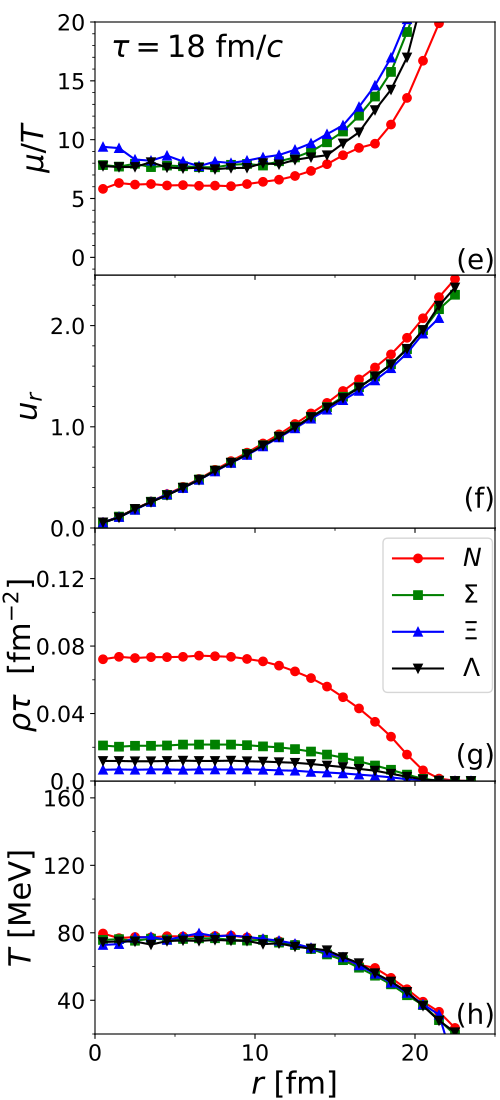

Here is the Python script that generated this plot:
import sys
import os
import matplotlib.pyplot as plt
from matplotlib.lines import Line2D

from pylab import *
from matplotlib import ticker
#from matplotlib.ticker import ScalarFormatter
#sformatter=ScalarFormatter(us0eOffset=True,useMathText=True)
#sformatter.set_scientific(True)
#sformatter.set_powerlimits((-2,3))


tau=18
#tau=int(input('Enter tau: '))
plt.figure(figsize=(5,11))
fig=plt.figure(1)

filename='data/muTvsR_B0_tau'+str(tau)+'.txt'
B0data = np.loadtxt(filename,skiprows=0,unpack=True)
rB0=B0data[0]
NB0=B0data[1]
TB0=B0data[2]
UB0=B0data[3]
muB0=B0data[4]
rhoB0=tau*B0data[5]
UB0_alt=B0data[7]
filename='data/muTvsR_B1_tau'+str(tau)+'.txt'
B1data = np.loadtxt(filename,skiprows=0,unpack=True)
rB1=B1data[0]
NB1=B1data[1]
TB1=B1data[2]
UB1=B1data[3]
muB1=B1data[4]
rhoB1=tau*B1data[5]
UB1_alt=B1data[7]
filename='data/muTvsR_B2_tau'+str(tau)+'.txt'
B2data = np.loadtxt(filename,skiprows=0,unpack=True)
rB2=B2data[0]
NB2=B2data[1]
TB2=B2data[2]
UB2=B2data[3]
muB2=B2data[4]
rhoB2=tau*B2data[5]
UB2_alt=B2data[7]
filename='data/muTvsR_B3_tau'+str(tau)+'.txt'
B3data = np.loadtxt(filename,skiprows=0,unpack=True)
rB3=B3data[0]
NB3=B3data[1]
TB3=B3data[2]
UB3=B3data[3]
muB3=B3data[4]
rhoB3=tau*B3data[5]
UB3_alt=B3data[7]

#######################################

ax = fig.add_axes([0.19,0.06,0.8,0.23])

plt.plot(rB0,1000*TB0,linestyle='-',color='r',markersize=6,marker='o',markerfacecolor='r')
plt.plot(rB1,1000*TB1,linestyle='-',color='g',markersize=6,marker='s',markerfacecolor='g')
plt.plot(rB2,1000*TB2,linestyle='-',color='b',markersize=6,marker='^',markerfacecolor='b')
plt.plot(rB3,1000*TB3,linestyle='-',color='k',markersize=6,marker='v',markerfacecolor='k')

ax.tick_params(axis='both', which='major', labelsize=14)

ax.set_xticks(np.arange(0,31,10), minor=False)
ax.set_xticklabels(np.arange(0,31,10), minor=False, family='sans', fontsize=16)
ax.set_xticks(np.arange(0,31,5), minor=True)
#ax.xaxis.set_major_formatter(ticker.FormatStrFormatter('%0f'))
plt.xlim(0,25)

ax.set_yticks(np.arange(0,200,40), minor=False)
ax.set_yticklabels(np.arange(0,200,40), minor=False, family='sans', fontsize=16)
ax.set_yticks(np.arange(0,200,20), minor=True)
plt.ylim(20,170)
#ax.yaxis.set_major_formatter(ticker.FormatStrFormatter('%.1e'))
#ax.yaxis.set_major_formatter(sformatter)

plt.xlabel('$r$ [fm]', fontsize=22, weight='normal')
plt.ylabel('$T$ [MeV]',fontsize=22, weight='normal')
text(25,26.0,"(h)",fontsize=20,ha='right')

#######################################

ax = fig.add_axes([0.19,0.29,0.8,0.23])

plt.plot(rB0,rhoB0,linestyle='-',color='r',markersize=6,marker='o',markerfacecolor='r',label='$N$')
plt.plot(rB1,rhoB1,linestyle='-',color='g',markersize=6,marker='s',markerfacecolor='g',label='$\\Sigma$')
plt.plot(rB2,rhoB2,linestyle='-',color='b',markersize=6,marker='^',markerfacecolor='b',label='$\\Xi$')
plt.plot(rB3,rhoB3,linestyle='-',color='k',markersize=6,marker='v',markerfacecolor='k',label='$\\Lambda$')

legend(loc=(0.72,0.35),fontsize=18)

ax.tick_params(axis='both', which='major', labelsize=14)

ax.set_xticks(np.arange(0,31,10), minor=False)
ax.set_xticklabels([])
ax.set_xticks(np.arange(0,31,5), minor=True)
#ax.xaxis.set_major_formatter(ticker.FormatStrFormatter('%0f'))
plt.xlim(0,25)

ax.set_yticks(np.arange(0,0.5,0.04), minor=False)
ax.set_yticklabels(np.arange(0,0.5,0.04), minor=False, family='sans', fontsize=16)
ax.set_yticks(np.arange(0,0.5,0.02), minor=True)
plt.ylim(0,0.15)
#ax.yaxis.set_major_formatter(ticker.FormatStrFormatter('%.1e'))
#ax.yaxis.set_major_formatter(sformatter)

plt.xlabel(None)
plt.ylabel('$\\rho\\tau~$ [fm$^{-2}$]',fontsize=22,labelpad=-1)
text(25,0.01,"(g)",fontsize=20,ha='right')

#######################################

ax = fig.add_axes([0.19,0.52,0.8,0.23])

x=np.array([],dtype=float)
y=np.array([],dtype=float)
s=np.prod(NB0.shape)
for i in range(0,s):
	if NB0[i]>4 :
		x=np.append(x,rB0[i])
		y=np.append(y,UB0[i])
plt.plot(x,y,linestyle='-',color='r',markersize=6,marker='o',markerfacecolor='r')

x=np.array([],dtype=float)
y=np.array([],dtype=float)
s=np.prod(NB1.shape)
for i in range(0,s):
	if NB1[i]>4 :
		x=np.append(x,rB1[i])
		y=np.append(y,UB1[i])
plt.plot(x,y,linestyle='-',color='g',markersize=6,marker='s',markerfacecolor='g')


x=np.array([],dtype=float)
y=np.array([],dtype=float)
s=np.prod(NB2.shape)
for i in range(0,s):
	if NB2[i]>4 :
		x=np.append(x,rB2[i])
		y=np.append(y,UB2[i])
plt.plot(x,y,linestyle='-',color='b',markersize=6,marker='^',markerfacecolor='b')


x=np.array([],dtype=float)
y=np.array([],dtype=float)
s=np.prod(NB3.shape)
for i in range(0,s):
	if NB3[i]>4 :
		x=np.append(x,rB3[i])
		y=np.append(y,UB3[i])
plt.plot(x,y,linestyle='-',color='k',markersize=6,marker='v',markerfacecolor='k')
#plt.plot(x,z,linestyle='-',color='b',markersize=6,marker='s',markerfacecolor='b')

ax.tick_params(axis='both', which='major', labelsize=14)

ax.set_xticks(np.arange(0,31,10), minor=False)
#ax.set_xticklabels(np.arange(0,31,10), minor=False, family='sans')
ax.set_xticklabels([])
ax.set_xticks(np.arange(0,31,5), minor=True)
#ax.xaxis.set_major_formatter(ticker.FormatStrFormatter('%0f'))
plt.xlim(0,25)

ax.set_yticks(np.arange(0,6,1.0), minor=False)
ax.set_yticklabels(np.arange(0,6,1.0), minor=False, family='sans', fontsize=16)
ax.set_yticks(np.arange(0,6,0.2), minor=True)
plt.ylim(0,2.5)
#ax.yaxis.set_major_formatter(ticker.FormatStrFormatter('%.1e'))
#ax.yaxis.set_major_formatter(sformatter)

plt.xlabel(None)
plt.ylabel('$u_r$ ',fontsize=22)
text(25,0.2,"(f)",fontsize=20,ha='right')

#######################################

ax = fig.add_axes([0.19,0.75,0.80,0.23])

x=np.array([],dtype=float)
y=np.array([],dtype=float)
s=np.prod(NB0.shape)
for i in range(0,s):
	if NB0[i]>100 :
		x=np.append(x,rB0[i])
		y=np.append(y,muB0[i])
plt.plot(x,y,linestyle='-',color='r',markersize=6,marker='o',markerfacecolor='r')

x=np.array([],dtype=float)
y=np.array([],dtype=float)
s=np.prod(NB0.shape)
for i in range(0,s):
	if NB1[i]>10 :
		x=np.append(x,rB1[i])
		y=np.append(y,muB1[i])
plt.plot(x,y,linestyle='-',color='g',markersize=6,marker='s',markerfacecolor='g')

x=np.array([],dtype=float)
y=np.array([],dtype=float)
s=np.prod(NB2.shape)
for i in range(0,s):
	if NB2[i]>10 :
		x=np.append(x,rB2[i])
		y=np.append(y,muB2[i])
plt.plot(x,y,linestyle='-',color='b',markersize=6,marker='^',markerfacecolor='b')

x=np.array([],dtype=float)
y=np.array([],dtype=float)
s=np.prod(NB3.shape)
for i in range(0,s):
	if NB3[i]>10 :
		x=np.append(x,rB3[i])
		y=np.append(y,muB3[i])
plt.plot(x,y,linestyle='-',color='k',markersize=6,marker='v',markerfacecolor='k')

ax.tick_params(axis='both', which='major', labelsize=14)

ax.set_xticks(np.arange(0,31,10), minor=False)
#ax.set_xticklabels(np.arange(0,31,10), minor=False, family='sans')
ax.set_xticklabels([])
ax.set_xticks(np.arange(0,31,5), minor=True)
#ax.xaxis.set_major_formatter(ticker.FormatStrFormatter('%0f'))
plt.xlim(0,25)

ax.set_yticks(np.arange(-5,40,5), minor=False)
ax.set_yticklabels(np.arange(-5,40,5), minor=False, family='sans', fontsize=16)
ax.set_yticks(np.arange(-5,40,1), minor=True)
#plt.ylim(-25,1250)
#plt.ylim(-2,10.0)
plt.ylim(-1.5,20)
#ax.yaxis.set_major_formatter(ticker.FormatStrFormatter('%.1e'))
#ax.yaxis.set_major_formatter(sformatter)

plt.xlabel(None)
plt.ylabel('$\\mu/T$',fontsize=22)

text(1.0,17,"$\\tau=$"+str(tau)+" fm/$c$",fontsize=22,ha='left')
text(25,-1.0,"(e)",fontsize=20,ha='right')

#######################################

filename='MuTvsR_tau'+str(tau)+"_baryon.pdf"

plt.savefig(filename)
os.system('open -a Preview '+filename)
#plt.show()
quit()
